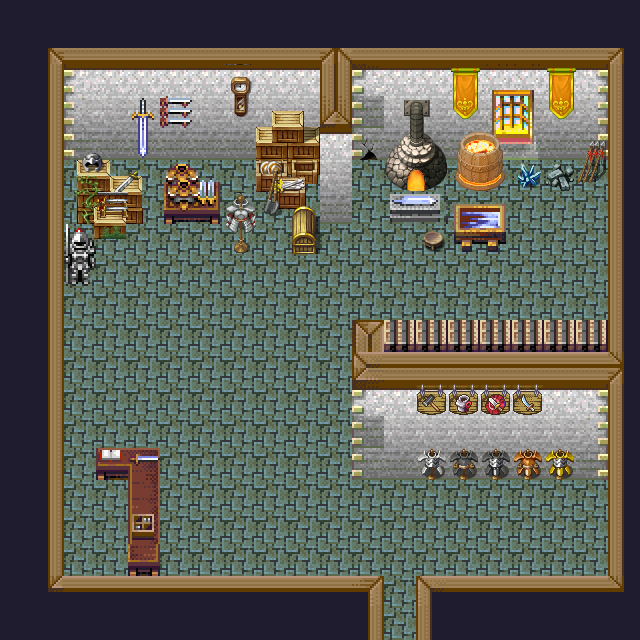

A level layout from a 2D game, rendered from its tile map. Below: a short description, then the map file with its tile-grid data intact:
An orthogonal 20x20 tile map with 32x32 px tiles, 6 tile layers (Sol, Mur, Armure, Fenetre, ...), 5 tilesets and 4 objects (3x event, start).

<map version="1.8" tiledversion="1.8.2" orientation="orthogonal" renderorder="right-down" width="20" height="20" tilewidth="32" tileheight="32" infinite="0" nextlayerid="14" nextobjectid="5">
 <tileset firstgid="1" source="forge1.tsx" />
 <tileset firstgid="97" source="forge2.tsx" />
 <tileset firstgid="353" source="forge_tuiles.tsx" />
 <tileset firstgid="653" source="Armure.tsx" />
 <tileset firstgid="781" source="maison2.tsx" />
 <layer id="1" name="Sol" width="20" height="20">
  <data encoding="csv">
644,644,644,644,644,644,644,644,644,644,644,644,644,644,644,644,644,644,644,644,
644,0,0,0,0,0,0,0,0,0,0,0,0,0,0,0,0,0,0,0,
644,0,0,0,0,0,0,0,0,0,0,0,0,0,0,0,0,0,0,0,
644,0,0,0,0,0,0,0,0,0,0,0,0,0,0,0,0,0,0,0,
644,0,0,0,0,0,0,0,0,0,0,0,0,0,0,0,0,0,0,0,
644,0,588,588,588,588,588,588,588,588,0,480,588,588,588,588,588,588,588,0,
644,0,588,588,588,588,608,608,608,608,0,480,608,608,608,608,608,608,608,0,
644,0,588,588,588,588,588,588,588,588,483,608,588,588,588,588,588,588,588,0,
644,0,608,608,608,608,608,608,608,608,483,608,608,608,608,608,608,608,608,0,
644,0,543,543,543,543,543,543,543,543,483,543,543,543,543,543,543,543,543,0,
644,0,563,563,563,563,563,563,563,563,563,563,563,563,563,563,563,563,563,0,
644,0,583,583,583,583,583,583,583,583,583,583,583,583,583,583,583,583,583,0,
644,0,603,603,603,603,603,603,603,603,603,603,603,603,603,603,603,603,603,0,
644,0,543,543,543,543,543,543,543,543,543,543,543,543,543,543,543,543,543,0,
644,0,543,543,543,543,543,543,543,543,543,543,563,563,563,563,543,543,543,0,
644,0,563,563,563,563,563,563,563,563,563,543,543,543,543,543,563,563,563,0,
644,0,583,583,583,583,583,583,583,583,583,563,563,563,563,563,583,583,583,0,
644,0,603,603,603,603,603,603,603,603,603,583,583,583,583,583,603,603,603,0,
644,0,0,0,0,0,0,0,0,0,0,603,503,603,603,603,0,0,0,0,
598,598,598,598,598,598,598,598,598,598,598,3221226082,503,610,598,598,598,598,598,598
</data>
 </layer>
 <layer id="3" name="Mur" width="20" height="20">
  <properties>
   <property name="Collsion" type="bool" value="true" />
  </properties>
  <data encoding="csv">
0,0,0,0,0,0,0,0,0,0,0,0,0,0,0,0,0,0,0,0,
0,2147484018,356,356,356,356,356,356,356,356,359,356,356,356,356,356,356,356,356,370,
0,494,2147484037,385,385,386,385,385,385,385,379,380,385,385,385,385,385,385,389,610,
0,494,2147484057,405,547,406,405,405,405,405,399,564,405,405,405,405,405,405,409,610,
0,494,2147484077,425,567,425,425,425,425,425,385,564,425,425,425,425,425,425,429,610,
0,494,0,0,0,0,0,0,0,0,405,0,0,0,0,0,0,0,0,610,
0,494,0,0,0,0,0,0,0,0,425,0,0,0,0,0,0,0,0,610,
0,494,0,0,0,0,0,0,0,0,0,0,0,0,0,0,0,0,0,610,
0,494,0,0,0,0,0,0,0,0,0,0,0,0,0,0,0,0,0,610,
0,494,0,0,0,0,0,0,0,0,0,0,0,0,0,0,0,0,0,610,
0,494,0,0,0,0,0,0,0,0,0,2684355064,0,0,0,0,0,0,0,610,
0,494,0,0,0,0,0,0,0,0,0,504,505,506,506,506,506,506,506,510,
0,494,0,0,0,0,0,0,0,0,0,524,525,526,526,526,526,526,529,610,
0,494,0,0,0,0,0,0,0,0,0,564,546,546,546,546,546,546,409,610,
0,494,0,0,0,0,0,0,0,0,0,564,425,565,565,565,565,565,429,610,
0,494,0,0,0,0,0,0,0,0,0,0,0,0,0,0,0,0,0,610,
0,494,0,0,0,0,0,0,0,0,0,0,0,0,0,0,0,0,0,610,
0,494,0,0,0,0,0,0,0,0,0,0,0,0,0,0,0,0,0,610,
0,514,626,626,626,626,626,626,626,626,626,627,0,629,626,626,626,626,626,630,
0,0,0,0,0,0,0,0,0,0,0,494,0,610,0,0,0,0,0,0
</data>
 </layer>
 <objectgroup id="13" name="evenement">
  <object id="1" name="sortie" type="event" x="399.441" y="618.537">
   <point />
  </object>
  <object id="2" name="Start Position" type="start" x="391" y="577">
   <point />
  </object>
  <object id="3" name="Gordon" type="event" x="102" y="513">
   <point />
  </object>
  <object id="4" name="Maitre_Institut" type="event" x="546" y="215">
   <point />
  </object>
 </objectgroup>
 <layer id="7" name="Armure" width="20" height="20">
  <properties>
   <property name="Collision" type="bool" value="true" />
  </properties>
  <data encoding="csv">
0,0,0,0,0,0,0,0,0,0,0,0,0,0,0,0,0,0,0,0,
0,0,0,0,0,0,0,0,0,0,0,0,0,0,0,0,0,0,0,0,
0,0,0,0,0,0,0,0,0,0,0,0,0,0,0,0,0,0,0,0,
0,0,0,0,0,0,0,0,0,0,0,0,0,0,0,0,0,0,0,0,
0,0,0,0,0,0,0,0,0,0,0,0,0,0,0,0,0,0,804,0,
0,0,0,0,0,0,0,0,0,0,0,0,0,0,0,0,0,0,820,0,
0,0,0,0,0,0,0,927,0,0,0,0,0,0,0,0,0,0,0,0,
0,0,435,0,0,0,0,943,0,0,0,0,0,0,0,0,0,0,0,0,
0,0,455,0,0,0,0,0,0,0,0,0,0,0,0,0,0,0,0,0,
0,0,0,0,0,0,0,0,0,0,0,0,0,0,0,0,0,0,0,0,
0,0,0,0,0,0,0,0,0,0,0,0,0,0,0,0,0,0,0,0,
0,0,0,0,0,0,0,0,0,0,0,0,0,0,0,0,0,0,0,0,
0,0,0,0,0,0,0,0,0,0,0,0,0,0,0,0,0,0,0,0,
0,0,0,0,0,0,0,0,0,0,0,0,0,0,0,0,0,0,0,0,
0,0,0,2147484190,2147484189,0,0,0,0,0,0,0,0,653,686,670,704,671,0,0,
0,0,0,0,2147484209,0,0,0,0,0,0,0,0,0,0,0,0,0,0,0,
0,0,0,0,2147484229,0,0,0,0,0,0,0,0,0,0,0,0,0,0,0,
0,0,0,0,601,0,0,0,0,0,0,0,0,0,0,0,0,0,0,0,
0,0,0,0,0,0,0,0,0,0,0,0,0,0,0,0,0,0,0,0,
0,0,0,0,0,0,0,0,0,0,0,0,0,0,0,0,0,0,0,0
</data>
 </layer>
 <layer id="6" name="Fenetre" width="20" height="20">
  <properties>
   <property name="Collision" type="bool" value="true" />
  </properties>
  <data encoding="csv">
0,0,0,0,0,0,0,0,0,0,0,0,0,0,0,0,0,0,0,0,
0,0,0,0,0,0,0,0,0,0,0,0,0,0,0,0,0,0,0,0,
0,0,0,0,0,0,0,0,0,0,0,0,0,0,0,381,382,0,0,0,
0,0,0,0,0,0,0,0,0,0,0,0,0,0,898,401,402,0,0,0,
0,0,0,0,0,0,0,0,0,0,0,0,0,0,0,421,422,0,0,0,
0,0,0,0,0,0,0,0,0,0,0,0,0,0,0,0,0,0,0,0,
0,0,0,0,0,0,0,0,0,0,0,0,441,442,0,0,0,0,0,0,
0,0,0,0,0,0,0,0,0,0,0,0,0,0,0,0,0,0,0,0,
0,0,0,0,0,0,0,0,0,0,0,0,0,0,0,0,0,0,0,0,
0,0,0,0,0,0,0,0,0,0,0,0,0,0,0,0,0,0,0,0,
0,0,0,0,0,0,0,0,0,0,0,0,0,0,0,0,0,0,0,0,
0,0,0,0,0,0,0,0,0,0,0,0,0,0,0,0,0,0,0,0,
0,0,0,0,0,0,0,0,0,0,0,0,0,0,0,0,0,0,0,0,
0,0,0,0,0,0,0,0,0,0,0,0,0,0,0,0,0,0,0,0,
0,0,0,0,0,0,0,0,0,0,0,0,0,0,0,0,0,0,0,0,
0,0,0,0,0,0,0,0,0,0,0,0,0,0,0,0,0,0,0,0,
0,0,0,0,0,0,0,0,0,0,0,0,0,0,0,0,0,0,0,0,
0,0,0,0,0,0,0,0,0,0,0,0,0,0,0,0,0,0,0,0,
0,0,0,0,0,0,0,0,0,0,0,0,0,0,0,0,0,0,0,0,
0,0,0,0,0,0,0,0,0,0,0,0,0,0,0,0,0,0,0,0
</data>
 </layer>
 <layer id="4" name="Objets" width="20" height="20">
  <properties>
   <property name="Collison" type="bool" value="true" />
  </properties>
  <data encoding="csv">
0,0,0,0,0,0,0,0,0,0,0,0,0,0,0,0,0,0,0,0,
0,0,0,0,0,0,0,0,0,0,0,0,0,0,0,0,0,0,0,0,
0,0,0,0,0,0,0,924,0,0,0,0,0,0,882,0,0,882,0,0,
0,0,0,0,0,0,0,940,53,54,0,0,0,0,0,0,0,898,0,0,
0,0,55,56,57,0,0,0,65,66,0,0,0,0,203,204,0,0,0,0,
0,0,67,68,69,481,482,0,77,78,0,0,0,0,219,220,0,0,0,0,
0,0,79,80,81,501,502,0,89,90,0,0,0,0,443,444,0,0,0,0,
0,0,91,92,93,0,0,0,0,0,0,0,0,0,463,464,0,0,0,0,
0,0,0,0,0,0,0,0,0,0,0,0,0,0,0,0,0,0,0,0,
0,0,0,0,0,0,0,0,0,0,0,0,0,0,0,0,0,0,0,0,
0,0,0,0,0,0,0,0,0,0,0,0,496,496,496,496,496,496,496,0,
0,0,0,0,0,0,0,0,0,0,0,0,0,0,0,0,0,0,0,0,
0,0,0,0,0,0,0,0,0,0,0,0,0,267,270,269,268,0,0,0,
0,0,0,0,0,0,0,0,0,0,0,0,0,0,0,0,0,0,0,0,
0,0,0,0,0,0,0,0,0,0,0,0,0,0,0,0,0,0,0,0,
0,0,0,0,0,0,0,0,0,0,0,0,0,0,0,0,0,0,0,0,
0,0,0,0,0,0,0,0,0,0,0,0,0,0,0,0,0,0,0,0,
0,0,0,0,0,0,0,0,0,0,0,0,0,0,0,0,0,0,0,0,
0,0,0,0,0,0,0,0,0,0,0,0,0,0,0,0,0,0,0,0,
0,0,0,0,0,0,0,0,0,0,0,0,0,0,0,0,0,0,0,0
</data>
 </layer>
 <layer id="5" name="Chaudron" width="20" height="20">
  <properties>
   <property name="Collision" type="bool" value="true" />
  </properties>
  <data encoding="csv">
0,0,0,0,0,0,0,0,0,0,0,0,0,0,0,0,0,0,0,0,
0,0,0,0,0,0,0,0,0,0,0,0,0,0,0,0,0,0,0,0,
0,0,0,0,0,0,0,0,0,0,0,0,0,0,0,0,0,0,0,0,
0,0,0,0,0,0,0,0,0,0,0,0,161,162,0,0,0,0,0,0,
0,0,0,0,0,0,0,0,0,0,0,879,177,178,0,0,0,0,0,0,
0,0,0,0,0,0,0,0,988,0,0,0,209,210,0,0,1014,1015,0,0,
0,0,0,957,0,0,0,0,1004,944,0,0,0,0,0,0,0,0,0,0,
0,0,0,0,0,0,0,0,0,960,0,0,0,888,0,0,0,0,0,0,
0,0,0,0,0,0,0,0,0,0,0,0,0,0,0,0,0,0,0,0,
0,0,0,0,0,0,0,0,0,0,0,0,0,0,0,0,0,0,0,0,
0,0,0,0,0,0,0,0,0,0,0,0,0,0,0,0,0,0,0,0,
0,0,0,0,0,0,0,0,0,0,0,0,0,0,0,0,0,0,0,0,
0,0,0,0,0,0,0,0,0,0,0,0,0,0,0,0,0,0,0,0,
0,0,0,0,0,0,0,0,0,0,0,0,0,0,0,0,0,0,0,0,
0,0,0,0,0,0,0,0,0,0,0,0,0,0,0,0,0,0,0,0,
0,0,0,0,0,0,0,0,0,0,0,0,0,0,0,0,0,0,0,0,
0,0,0,0,0,0,0,0,0,0,0,0,0,0,0,0,0,0,0,0,
0,0,0,0,0,0,0,0,0,0,0,0,0,0,0,0,0,0,0,0,
0,0,0,0,0,0,0,0,0,0,0,0,0,0,0,0,0,0,0,0,
0,0,0,0,0,0,0,0,0,0,0,0,0,0,0,0,0,0,0,0
</data>
 </layer>
</map>
